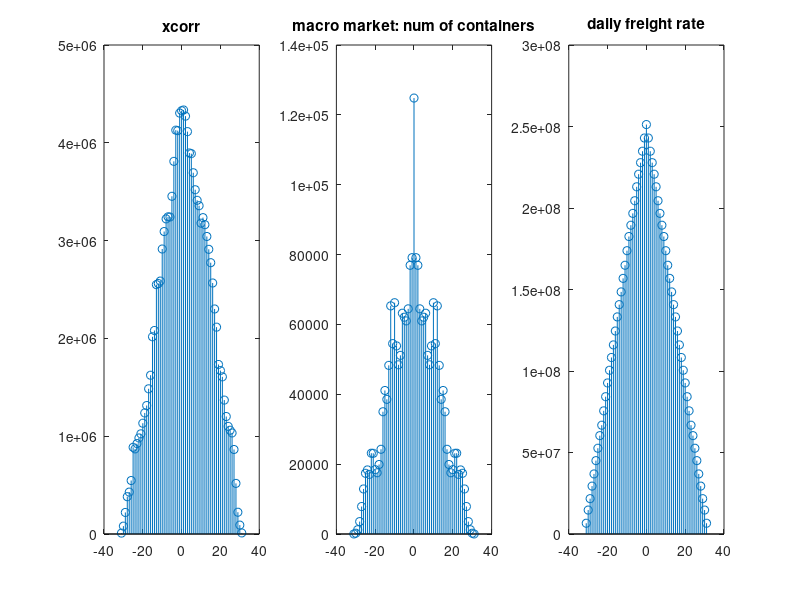

This figure's MATLAB source: (Note: this script raises an error after producing the figure.)
a = [3,24,49,59,21,38,110,5,19,12,11,33,45,22,57,53,140,30,149,20,20,85,68,41,26,9,51,123,122,49,35,5];
b = [2188,2914,2693,2713,2530,2667,2672,2712,2173,2935,2913,2917,2490,2758,2929,3108,2872,2520,2706,3175,2974,2981,2937,2967,2912,2774,3059,2942,2901,2604,2695,3020];


%a = (a-mean(a))/std(a);
%b = (b-mean(b))/std(b);
%r = corrcoef(a,b);

[ab, lags_ab] = xcorr(a, b);
subplot(1,3,1);
stem(lags_ab,ab);
title("xcorr");

[aa, lags_aa] = xcorr(a);
subplot(1,3,2);
stem(lags_aa,aa);
title("macro market: num of containers");

[bb, lags_bb] = xcorr(b);
subplot(1,3,3);
stem(lags_bb,bb);
title("daily freight rate");
%%
data = readmatrix("./钦州_宁波.csv");
% data = readmatrix("./营口_南沙.csv");
amt = data(:,4);
volume = data(:,5);
log_amt = log10(amt);
log_volume = log10(volume);
